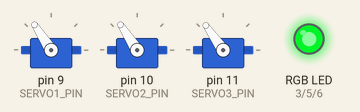
Recording of a sketch running on a simulated Arduino Uno, built with avr-gcc and run on an emulated ATmega328P. On the bench: 3 × servo, an RGB LED mixed from three pins (HIGH = lit). Random numbers use the default seed unless the sketch sets one.

Above: at 0.15 s.
At 4.2 s:
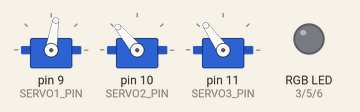
At 7.2 s:
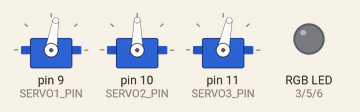
At 14.9 s:
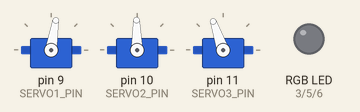
At 24.4 s:
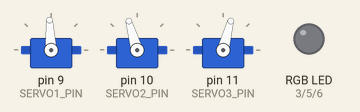
At 36.7 s:
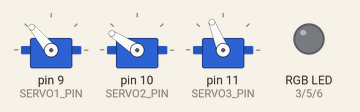
Timing chart, 0 to 40.0 s (numbered marks = the images above):
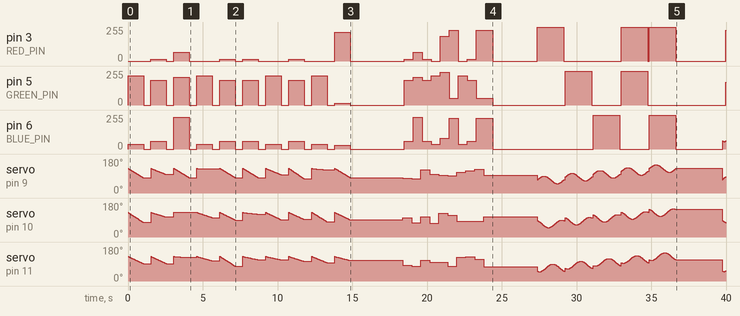

Measured:
- by itself, pin 3 (RED_PIN): 0/255 → 12/255 at 1.5 s, → 0/255 1.0 s later, → 64/255 0.50 s later, → 0/255 1.0 s later, … (29 changes in this stretch)
- by itself, pin 6 (BLUE_PIN): 0/255 → 36/255 at 0.00 s, → 0/255 1.0 s later, → 59/255 0.50 s later, → 0/255 1.0 s later, … (45 changes in this stretch)
- by itself, pin 5 (GREEN_PIN): 0/255 → 220/255 at 0.00 s, → 0/255 1.0 s later, → 184/255 0.50 s later, → 0/255 1.0 s later, … (35 changes in this stretch)

The sketch:

Controller.ino
```cpp
#include <math.h>
#include <Servo.h>

#define SERVO1_PIN 9
#define SERVO2_PIN 10
#define SERVO3_PIN 11
#define RED_PIN 3
#define GREEN_PIN 5
#define BLUE_PIN 6

#define VERTICAL_ROD_LENGTH 205.0
#define HORIZONTAL_ROD_LENGTH 115.0

Servo servo1, servo2, servo3;

void setup()
{
  Serial.begin(9600);
  servo1.attach(SERVO1_PIN);
  servo2.attach(SERVO2_PIN);
  servo3.attach(SERVO3_PIN);
}

void set_color(char r, char g, char b)
{
  analogWrite(RED_PIN, r);
  analogWrite(GREEN_PIN, g);
  analogWrite(BLUE_PIN, b);
}

void do_spiral()
{
  double i = 0;
  const double amplitude = 20;
  for (double reference = 70; reference <= 130; reference += 0.04)
  {
    double signalA = sin(i + 0 * 2 * M_PI / 3), signalB = sin(i + 1 * 2 * M_PI / 3), signalC = sin(i + 2 * 2 * M_PI / 3);
    servo1.write(reference + amplitude * signalA);
    servo2.write(reference + amplitude * signalB);
    servo3.write(reference + amplitude * signalC);
    set_color(55 + (signalA + 1) / 2 * 200, 55 + (signalB + 1) / 2 * 200, 55 + (signalC + 1) / 2 * 200);
    i += 0.02;
    delay(5);
  }
}

void do_rings()
{
  const double amplitude = 20;
  for (double reference = 70; reference <= 130; reference += 15)
  {
    for (double i = 0; i < 2 * M_PI; i += 0.02)
    {
      double signalA = sin(i + 0 * 2 * M_PI / 3), signalB = sin(i + 1 * 2 * M_PI / 3), signalC = sin(i + 2 * 2 * M_PI / 3);
      servo1.write(reference + amplitude * signalA);
      servo2.write(reference + amplitude * signalB);
      servo3.write(reference + amplitude * signalC);
      if (reference <= 70) set_color(255, 0, 0);
      else if (reference <= 85) set_color(0, 255, 0);
      else if (reference <= 100) set_color(0, 0, 255);
      else if (reference <= 115) set_color(255, 255, 0);
      else if (reference <= 130) set_color(255, 0, 255);
      delay(5);
    }
    set_color(0, 0, 0);
    servo1.write(reference + amplitude * sin(0 * 2 * M_PI / 3));
    servo2.write(reference + amplitude * sin(1 * 2 * M_PI / 3));
    servo3.write(reference + amplitude * sin(2 * 2 * M_PI / 3));
    delay(100);
  }
}

void do_sparks()
{
  const double smallest = 70;
  const double largest = 130;
  for (int i = 0; i < 10; i ++)
  {
    servo1.write(random(smallest, largest));
    servo2.write(random(smallest, largest));
    servo3.write(random(smallest, largest));
    delay(100);
    double offset = random(0, 2 * M_PI * 100000) / 100000;
    double signalA = sin(offset + 0 * 2 * M_PI / 3), signalB = sin(offset + 1 * 2 * M_PI / 3), signalC = sin(offset + 2 * 2 * M_PI / 3);
    set_color(signalA * 255, signalB * 255, signalC * 255);
    delay(500);
  }
}

void do_flares()
{
  const double reference = 130;
  const double amplitude = 60;
  for (int i = 0; i < 10; i ++)
  {
    double offset = random(0, 2 * M_PI * 100000) / 100000;
    double signalA = sin(offset + 0 * 2 * M_PI / 3), signalB = sin(offset + 1 * 2 * M_PI / 3), signalC = sin(offset + 2 * 2 * M_PI / 3);
    set_color(signalA * 255, signalB * 255, signalC * 255);
    double growthA = random(amplitude), growthB = random(amplitude), growthC = random(amplitude);
    for (double i = 0; i <= 1; i += 0.01)
    {
      servo1.write(reference - i * growthA);
      servo2.write(reference - i * growthB);
      servo3.write(reference - i * growthC);
      delay(10);
    }
    set_color(0, 0, 0);
    delay(500);
  }
}

void loop()
{
  do_flares();
  set_color(0, 0, 0);
  delay(3000);
  do_sparks();
  set_color(0, 0, 0);
  delay(3000);
  do_rings();
  set_color(0, 0, 0);
  delay(3000);
  do_spiral();
  set_color(0, 0, 0);
  delay(3000);
  do_spiral();
  set_color(0, 0, 0);
  delay(3000);
}
```
